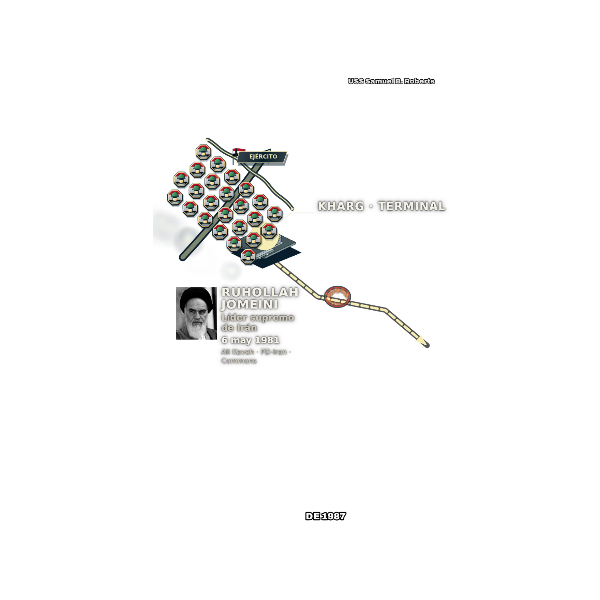
#> input picture nexa-brief/nexa-brief-server/src/templates/nodeatlas/atlas-en-movimiento/work/estilo/sheets/qa/escena-clasico-movil.png, 600 x 600 px, found by its file name; its folder holds 4 pictures in this run
$ python hojas.py
#> lines starting #> are read from the running program, lines starting #| are printed output that depends on the picture
from PIL import Image, ImageDraw
from pathlib import Path
p=Path('work/estilo/sheets/qa')
for style in ['clasico','v4-atlas','v2-mando','v3-cine']:
 canvas=Image.new('RGB',(1220,650),'#f1f1f1');draw=ImageDraw.Draw(canvas)
#> after `canvas = Image.new('RGB', (1220, 650), '#f1f1f1')`: canvas: PIL image 1220x650 RGB; every value is 241
 for n,fmt in enumerate(['movil','escritorio']):
  path=p/f'escena-{style}-{fmt}.png';im=Image.open(path).convert('RGB');canvas.paste(im,(10+n*610,35));draw.text((12+n*610,10),f'{style} · {fmt}',fill='#111')
#> further down, im is the input picture: PIL image 600x600 RGB; mean R, G, B 249.2, 249.1, 248.8
#> after `canvas.paste(im, (10 + n * 610, 35))`:
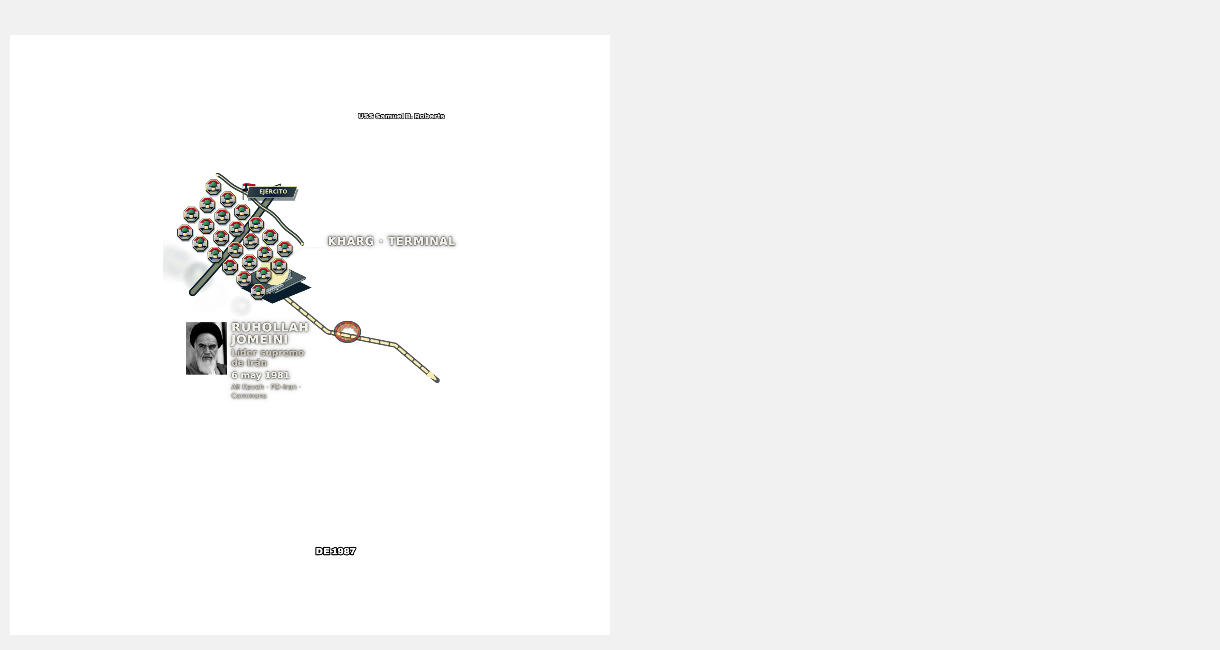
#> canvas: PIL image 1220x650 RGB; mean R, G, B 244.7, 244.7, 244.5
 canvas.save(p/f'hoja-{style}.png')
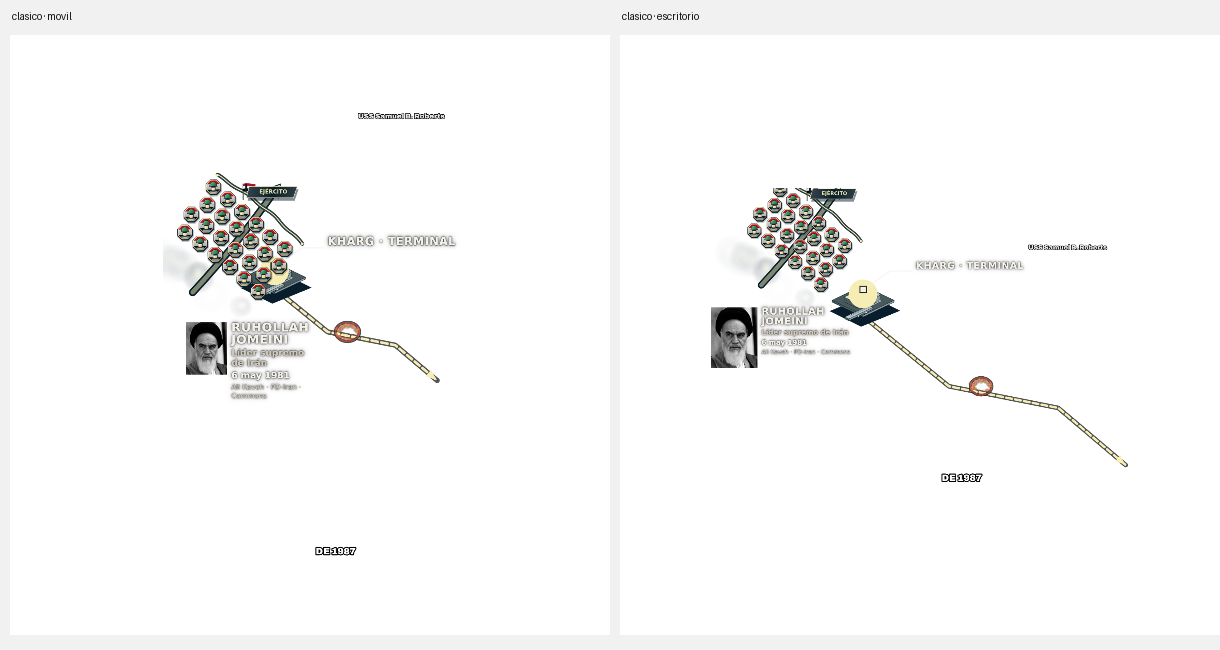
#> saved as hoja-clasico.png: PIL image 1220x650 RGB; mean R, G, B 248.4, 248.4, 248.1
#> (the run stopped early here; a loop or call above may not have finished)
